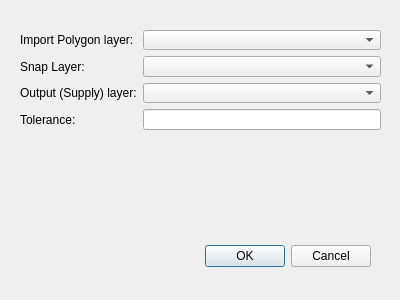
<?xml version="1.0" encoding="UTF-8"?>
<ui version="4.0">
 <class>ImportWandsworth2DialogBase</class>
 <widget class="QDialog" name="ImportWandsworth2DialogBase">
  <property name="geometry">
   <rect>
    <x>0</x>
    <y>0</y>
    <width>400</width>
    <height>300</height>
   </rect>
  </property>
  <property name="windowTitle">
   <string>Import Wandsworth</string>
  </property>
  <widget class="QDialogButtonBox" name="button_box">
   <property name="geometry">
    <rect>
     <x>30</x>
     <y>240</y>
     <width>341</width>
     <height>32</height>
    </rect>
   </property>
   <property name="orientation">
    <enum>Qt::Horizontal</enum>
   </property>
   <property name="standardButtons">
    <set>QDialogButtonBox::Cancel|QDialogButtonBox::Ok</set>
   </property>
  </widget>
  <widget class="QWidget" name="">
   <property name="geometry">
    <rect>
     <x>20</x>
     <y>30</y>
     <width>361</width>
     <height>100</height>
    </rect>
   </property>
   <layout class="QFormLayout" name="formLayout">
    <item row="0" column="0">
     <widget class="QLabel" name="label">
      <property name="text">
       <string>Import Polygon layer:</string>
      </property>
     </widget>
    </item>
    <item row="0" column="1">
     <widget class="QgsMapLayerComboBox" name="importPolygonLayer"/>
    </item>
    <item row="2" column="0">
     <widget class="QLabel" name="label_2">
      <property name="text">
       <string>Output (Supply) layer:</string>
      </property>
     </widget>
    </item>
    <item row="2" column="1">
     <widget class="QgsMapLayerComboBox" name="outputLayer"/>
    </item>
    <item row="1" column="1">
     <widget class="QgsMapLayerComboBox" name="snapLayer"/>
    </item>
    <item row="1" column="0">
     <widget class="QLabel" name="label_3">
      <property name="text">
       <string>Snap Layer: </string>
      </property>
     </widget>
    </item>
    <item row="3" column="0">
     <widget class="QLabel" name="label_4">
      <property name="text">
       <string>Tolerance:</string>
      </property>
     </widget>
    </item>
    <item row="3" column="1">
     <widget class="QLineEdit" name="fld_Tolerance"/>
    </item>
   </layout>
  </widget>
 </widget>
 <customwidgets>
  <customwidget>
   <class>QgsMapLayerComboBox</class>
   <extends>QComboBox</extends>
   <header>qgsmaplayercombobox.h</header>
  </customwidget>
 </customwidgets>
 <resources/>
 <connections>
  <connection>
   <sender>button_box</sender>
   <signal>accepted()</signal>
   <receiver>ImportWandsworth2DialogBase</receiver>
   <slot>accept()</slot>
   <hints>
    <hint type="sourcelabel">
     <x>20</x>
     <y>20</y>
    </hint>
    <hint type="destinationlabel">
     <x>20</x>
     <y>20</y>
    </hint>
   </hints>
  </connection>
  <connection>
   <sender>button_box</sender>
   <signal>rejected()</signal>
   <receiver>ImportWandsworth2DialogBase</receiver>
   <slot>reject()</slot>
   <hints>
    <hint type="sourcelabel">
     <x>20</x>
     <y>20</y>
    </hint>
    <hint type="destinationlabel">
     <x>20</x>
     <y>20</y>
    </hint>
   </hints>
  </connection>
 </connections>
</ui>
